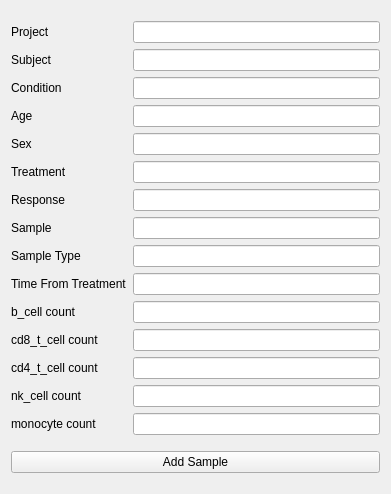
<?xml version="1.0" encoding="UTF-8"?>
<ui version="4.0">
 <class>MainWindow</class>
 <widget class="QMainWindow" name="MainWindow">
  <property name="geometry">
   <rect>
    <x>0</x>
    <y>0</y>
    <width>391</width>
    <height>494</height>
   </rect>
  </property>
  <property name="windowTitle">
   <string>Add a Sample</string>
  </property>
  <widget class="QWidget" name="centralWidget">
   <property name="sizePolicy">
    <sizepolicy hsizetype="Maximum" vsizetype="Maximum">
     <horstretch>0</horstretch>
     <verstretch>0</verstretch>
    </sizepolicy>
   </property>
   <layout class="QVBoxLayout" name="verticalLayout">
    <item>
     <layout class="QGridLayout" name="gridLayout">
      <item row="12" column="0">
       <widget class="QLabel" name="label_13">
        <property name="text">
         <string>cd4_t_cell count</string>
        </property>
       </widget>
      </item>
      <item row="6" column="1">
       <widget class="QLineEdit" name="responseLineEdit">
        <property name="toolTip">
         <string>Did the subject respond to the treatment?</string>
        </property>
       </widget>
      </item>
      <item row="13" column="0">
       <widget class="QLabel" name="label_14">
        <property name="text">
         <string>nk_cell count</string>
        </property>
       </widget>
      </item>
      <item row="1" column="0">
       <widget class="QLabel" name="label_2">
        <property name="toolTip">
         <string>Which subject is the sample from?</string>
        </property>
        <property name="text">
         <string>Subject</string>
        </property>
       </widget>
      </item>
      <item row="11" column="0">
       <widget class="QLabel" name="label_12">
        <property name="text">
         <string>cd8_t_cell count</string>
        </property>
       </widget>
      </item>
      <item row="6" column="0">
       <widget class="QLabel" name="label_7">
        <property name="toolTip">
         <string>Did the subject respond to the treatment?</string>
        </property>
        <property name="text">
         <string>Response</string>
        </property>
       </widget>
      </item>
      <item row="7" column="1">
       <widget class="QLineEdit" name="sampleLineEdit">
        <property name="toolTip">
         <string>What sample is it? (s##)</string>
        </property>
       </widget>
      </item>
      <item row="8" column="1">
       <widget class="QLineEdit" name="sampleTypeLineEdit">
        <property name="toolTip">
         <string>What is the sample type?</string>
        </property>
       </widget>
      </item>
      <item row="8" column="0">
       <widget class="QLabel" name="label_9">
        <property name="toolTip">
         <string>What is the sample type?</string>
        </property>
        <property name="text">
         <string>Sample Type</string>
        </property>
       </widget>
      </item>
      <item row="5" column="0">
       <widget class="QLabel" name="label_6">
        <property name="toolTip">
         <string>What treatment is the subject recieving?</string>
        </property>
        <property name="text">
         <string>Treatment</string>
        </property>
       </widget>
      </item>
      <item row="7" column="0">
       <widget class="QLabel" name="label_8">
        <property name="toolTip">
         <string>What sample is it? (s##)</string>
        </property>
        <property name="text">
         <string>Sample</string>
        </property>
       </widget>
      </item>
      <item row="10" column="0">
       <widget class="QLabel" name="label_11">
        <property name="text">
         <string>b_cell count</string>
        </property>
       </widget>
      </item>
      <item row="4" column="1">
       <widget class="QLineEdit" name="sexLineEdit">
        <property name="toolTip">
         <string>What is the subject's sex?</string>
        </property>
       </widget>
      </item>
      <item row="2" column="1">
       <widget class="QLineEdit" name="conditionLineEdit">
        <property name="toolTip">
         <string>What is the subject's condition?</string>
        </property>
       </widget>
      </item>
      <item row="3" column="1">
       <widget class="QLineEdit" name="ageLineEdit">
        <property name="toolTip">
         <string>What is the subject's age?</string>
        </property>
       </widget>
      </item>
      <item row="0" column="1">
       <widget class="QLineEdit" name="projectLineEdit">
        <property name="toolTip">
         <string>What project is the sample a part of?</string>
        </property>
       </widget>
      </item>
      <item row="9" column="1">
       <widget class="QLineEdit" name="tftLineEdit">
        <property name="toolTip">
         <string>Time since the treatment in days</string>
        </property>
       </widget>
      </item>
      <item row="1" column="1">
       <widget class="QLineEdit" name="subjectLineEdit">
        <property name="toolTip">
         <string>Which subject is the sample from?</string>
        </property>
       </widget>
      </item>
      <item row="4" column="0">
       <widget class="QLabel" name="label_5">
        <property name="toolTip">
         <string>What is the subject's sex?</string>
        </property>
        <property name="text">
         <string>Sex</string>
        </property>
       </widget>
      </item>
      <item row="9" column="0">
       <widget class="QLabel" name="label_10">
        <property name="toolTip">
         <string>Time since the treatment in days</string>
        </property>
        <property name="text">
         <string>Time From Treatment</string>
        </property>
       </widget>
      </item>
      <item row="0" column="0">
       <widget class="QLabel" name="label">
        <property name="toolTip">
         <string>What project is the sample a part of?</string>
        </property>
        <property name="text">
         <string>Project</string>
        </property>
       </widget>
      </item>
      <item row="3" column="0">
       <widget class="QLabel" name="label_4">
        <property name="toolTip">
         <string>What is the subject's age?</string>
        </property>
        <property name="text">
         <string>Age</string>
        </property>
       </widget>
      </item>
      <item row="5" column="1">
       <widget class="QLineEdit" name="treatmentLineEdit">
        <property name="toolTip">
         <string>What treatment is the subject recieving?</string>
        </property>
       </widget>
      </item>
      <item row="2" column="0">
       <widget class="QLabel" name="label_3">
        <property name="toolTip">
         <string>What is the subject's condition?</string>
        </property>
        <property name="text">
         <string>Condition</string>
        </property>
       </widget>
      </item>
      <item row="14" column="0">
       <widget class="QLabel" name="label_15">
        <property name="text">
         <string>monocyte count</string>
        </property>
       </widget>
      </item>
      <item row="10" column="1">
       <widget class="QLineEdit" name="bLineEdit"/>
      </item>
      <item row="11" column="1">
       <widget class="QLineEdit" name="cd8LineEdit"/>
      </item>
      <item row="12" column="1">
       <widget class="QLineEdit" name="cd4LineEdit"/>
      </item>
      <item row="13" column="1">
       <widget class="QLineEdit" name="nkLineEdit"/>
      </item>
      <item row="14" column="1">
       <widget class="QLineEdit" name="monoLineEdit"/>
      </item>
     </layout>
    </item>
    <item>
     <widget class="QPushButton" name="addButton">
      <property name="text">
       <string>Add Sample</string>
      </property>
     </widget>
    </item>
   </layout>
  </widget>
  <action name="open_file_action">
   <property name="text">
    <string>Open file...</string>
   </property>
  </action>
  <action name="actionAdd_Sample">
   <property name="text">
    <string>Add Sample</string>
   </property>
   <property name="toolTip">
    <string>Add a sample to the database</string>
   </property>
  </action>
  <action name="actionRemove_Sample">
   <property name="text">
    <string>Remove Sample</string>
   </property>
   <property name="toolTip">
    <string>Remove a sample from the database</string>
   </property>
  </action>
 </widget>
 <layoutdefault spacing="6" margin="11"/>
 <resources/>
 <connections/>
</ui>
